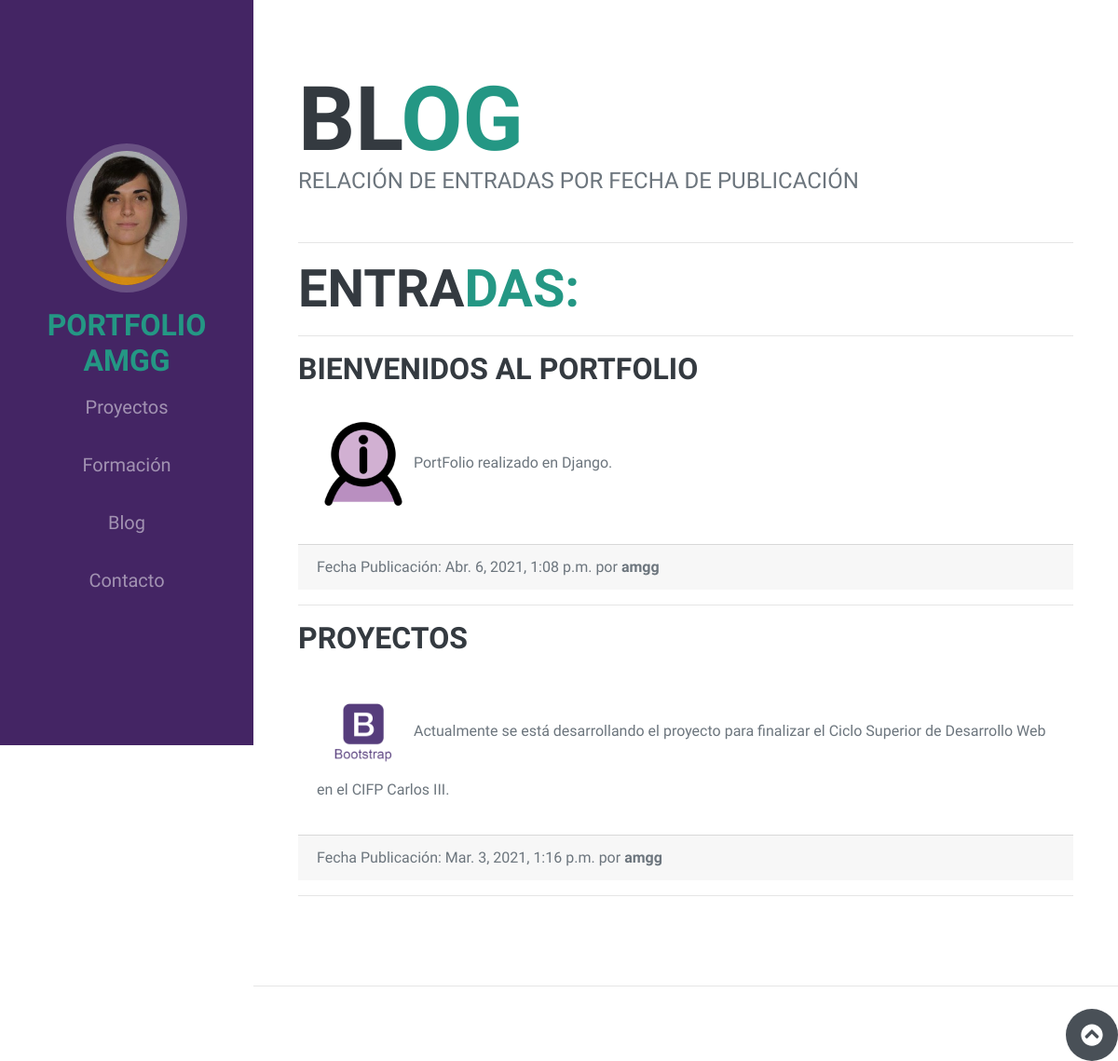
Screenshot of /blog/ with the database file from the repository.
### cv/models.py (models this page shows, shortened)
class Blog(models.Model):
    autor = models.ForeignKey('auth.User', on_delete=models.CASCADE)#autor de la entrada en el blog
    titulo = models.CharField(max_length=200)#titulo de la entrada en el blog
    texto = models.TextField() #texto del blog
    imagen=models.ImageField(null=True, upload_to='img') #Seleccionador de imagenes
    fecha_creacion = models.DateTimeField( #fecha de creación
            default=timezone.now)
    fecha_publicacion = models.DateTimeField( #fecha de publicación
            blank=True, null=True)

### cv/views.py (the view)
# urls.py: path('blog/',views.blog, name="blog"),#ruta a la página del blog
def blog(request):
    blog=Blog.objects.all()
    return render(request,'blog.html',{'blog':blog})#Página del Blog

### cv/templates/blog.html (shortened to what this page needs)
<!DOCTYPE html>
<html lang="es">
    <head>
        {% load static %}
        <link rel="stylesheet" href="https://maxcdn.bootstrapcdn.com/bootstrap/4.0.0/css/bootstrap.min.css">
        <link href="{% static 'css/styles.css'%}" rel="stylesheet" />
    </head>
    <body id="page-top">
        <nav class="navbar navbar-expand-lg navbar-dark bg-primary fixed-top" id="sideNav">
            <a class="navbar-brand js-scroll-trigger" href="#page-top">
                <span class="d-none d-lg-block">
                    <img class="img-fluid img-profile rounded-circle mx-auto mb-2" src="{% static 'img/foto.jpg' %}" alt="" />
                </span>
            </a>
            {% block navbar %}
            <div class="collapse navbar-collapse" id="navbarSupportedContent">
                <ul class="navbar-nav ml-auto">
                    <h3 class="mb-0"><span class="text-primary">PortFolio amgg</span></h3>
                    <li class="navbar-brand"><a class="nav-link js-scroll-trigger" href="{% url 'home' %}">Proyectos</a></li>
                    <li class="navbar-brand"><a class="nav-link js-scroll-trigger" href="{% url 'cv' %}">Formación</a></li>
                    <li class="navbar-brand"><a class="nav-link js-scroll-trigger" href="{% url 'blog' %}">Blog</a></li>
                    <li class="navbar-brand"><a class="nav-link js-scroll-trigger" href="{% url 'contact' %}">Contacto</a></li>
                </ul>
            {% endblock %}
            </div>
        </nav>
        <div class="container-fluid p-0">
            <section class="resume-section" id="init">
                <div class="resume-section-content">
                    <h1 class="mb-0">Bl<span class="text-primary">og</span></h1>
                    <div class="subheading mb-5">Relación de entradas por fecha de publicación </div>
                <hr>
                    <h2 class="mb-0">Entra<span class="text-primary">Das:</span></h2>
                    {% block content %}
                    <hr>
                    {% for blog in blog %}
                    <h3 class="card-title">{{blog.titulo}}</h3>
                    <p class="card-body">
                        <img class="card-img-left" src="{{ blog.imagen.url}}" height="100" alt="{{ blog.titulo}}"/>
                        {{ blog.texto}}
                    </p>
                    <span>
                    <div class="card-footer text-muted">Fecha Publicación: {{blog.fecha_creacion}} por
                        <strong>{{ blog.autor}}</strong>
                    </div>
                <hr>
                {% endfor %}
                {% endblock %}
                </div>
            </section>
            <hr class="m-0" />
        </div>
        <br>
        <div class="social-icons" align="right">
            <a class="social-icon" href="#page-top"><i class="fas fa-chevron-circle-up"></i></a>
        </div>
    </body>
</html>

### rows the page displays
Blog: titulo "BIENVENIDOS AL PORTFOLIO", imagen (picture), texto "PortFolio realizado en Django.", fecha_creacion "Abr. 6, 2021, 1:08 p.m.", autor "amgg"
Blog: titulo "PROYECTOS", imagen (picture), texto "Actualmente se está desarrollando el proyecto para finalizar el Ciclo Superior de Desarrollo Web en el CIFP Carlos III.", fecha_creacion "Mar. 3, 2021, 1:16 p.m.", autor "amgg"
